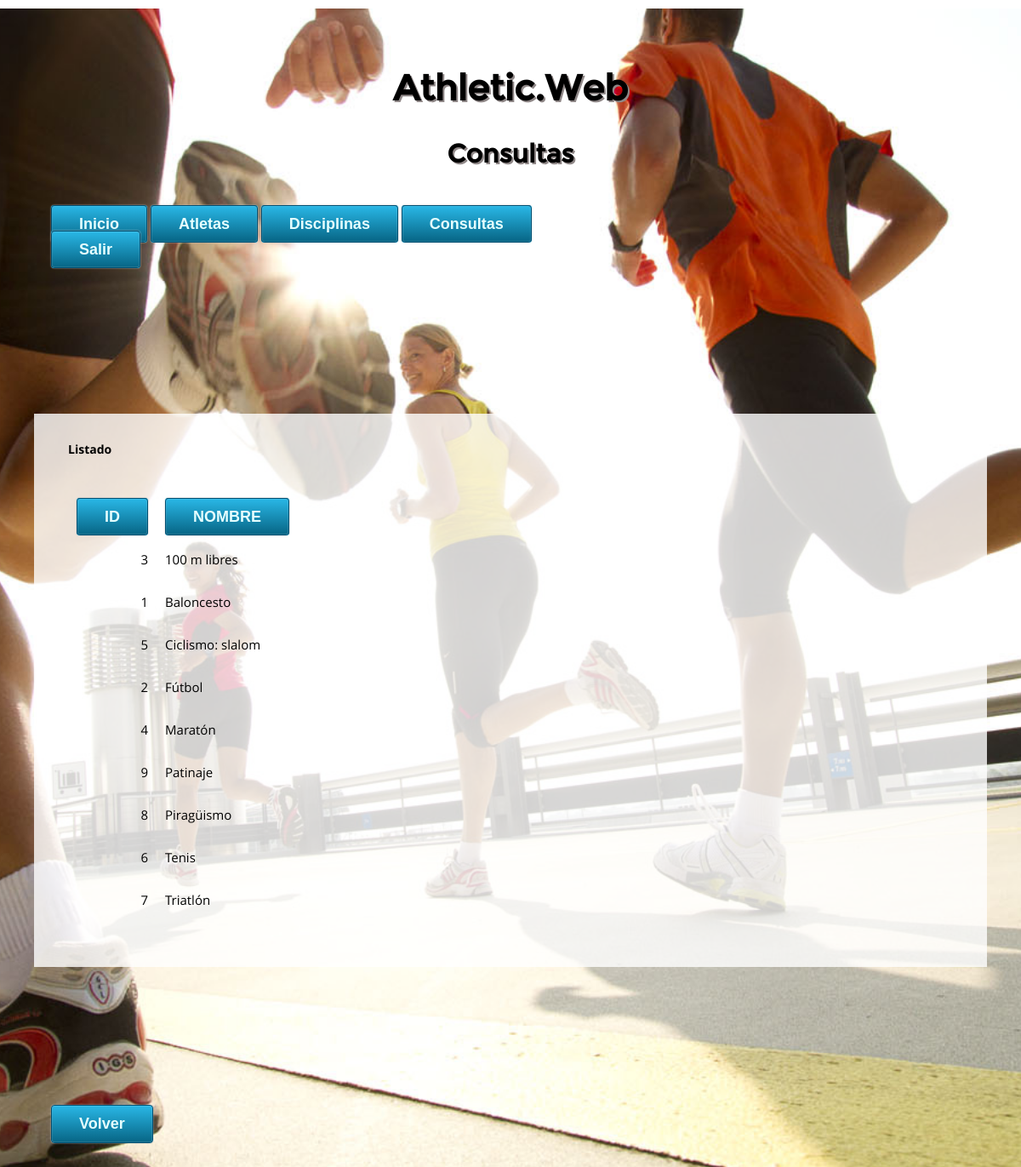
Page /ProcesoConsultaDISC.php on the committed database.
### tables this page shows
CREATE TABLE IF NOT EXISTS `disciplina` (
  `DiscipID` int(10) NOT NULL auto_increment,
  `DiscipNom` varchar(50) NOT NULL,
  PRIMARY KEY  (`DiscipID`)
);

### ProcesoConsultaDISC.php (the view, shortened to what this page needs)
<!DOCTYPE html>
<html>
<head>
  <link rel="stylesheet" href="EstiloAthletic.css" />
 </head>
 <body>
<div id="cabecera"><h1>Athletic.Web</h1>
<h2>Consultas</h2>
</div>
<?php
  include "menu.inc";
?>
<div id="contenido">
 <fieldset id="listado">
  <legend>Listado</legend>
    <table id="lst">
    <?php
        include "conexion.inc";
        if (isset($_GET["ORD"])) {
            $orden = $_GET["ORD"];
        } else {
            $orden = "DiscipNom";
        }
        $sql  = "SELECT DiscipID,DiscipNom ";
        $sql .= "FROM disciplina ";
        $sql .= "ORDER BY $orden ";
        $result = mysql_query($sql,$conex);
        echo "<tr>
              <th>
               <a href='ProcesoConsultaDISC.php?ORD=DiscipID&DISC=$disciplina' class='button'>ID</a>
              </th>
              <th>
               <a href='ProcesoConsultaDISC.php?ORD=DiscipNom&DISC=$disciplina' class='button'>NOMBRE</a>
              </th>";
        $fila = 1;
        while ($reg=mysql_fetch_array($result)) {
            $resto = $fila % 2;
            if ($resto==0) {
                echo "<tr class='par'>\n";
            } else {
                echo "<tr class='impar'>\n";
            }
            echo " <td style='text-align:right;'>$reg[DiscipID]</td>\n";
            echo " <td>".utf8_encode($reg["DiscipNom"])."</td>\n";
            echo "</tr>\n";
            $fila++;
        }
    ?>
    </table>
 </fieldset>
</div><br />
<div>
<input type="button" value="Volver"   onclick="FinConsulta();" class="button"/>
</div>
</body>
</html>

### EstiloAthletic.css (style rules this page uses)
html, body, div, h1, h2, fieldset, form, legend, table, tr, th, td { margin: 10px; padding: 10px; border: 0; outline: 0; font-size: 100%; vertical-align: baseline; background: transparent; }
table { border-collapse: collapse; border-spacing: 0; }
td { margin: 20px 0px 10px 0px; padding: 10px; }
body { font: 15px/30px opensans-regular, sans-serif; color: black; -webkit-font-smoothing: antialiased; -webkit-text-size-adjust: 100%; }
h1, h2, h3, h4, h5, h6 { color: black; font-family: montserrat-regular, sans-serif; text-align: center; text-shadow: 2px 2px #908888; }
h1 { font-size: 42px; line-height: 48px; margin-bottom: 12px; }
h2 { font-size: 30px; line-height: 42px; margin-bottom: 6px; }
.button { text-decoration:none; text-align:center; padding:11px 32px; border:solid 1px #004F72; -webkit-border-radius:4px; -moz-border-radius:4px; border-radius: 4px; font:18px Arial, Helvetica, sans-serif; font-weight:bold; color:#E5FFFF; background-color:#29b7e6; background-image: -moz-linear-gradient(top, #29b7e6 0%, #076585 100%); background-image: -webkit-linear-gradient(top, #29b7e6 0%, #076585 100%); background-image: -o-linear-gradient(top, #29b7e6 0%, #076585 100%); background-image: -ms-linear-gradient(top, #29b7e6 0% ,#076585 100%); filter: progid:DXImageTransform.Microsoft.gradient( startColorstr='#076585', endColorstr='#076585',GradientType=0 ); background-image: linear-gradient(top, #29b7e6 0% ,#076585 100%); -webkit-box-shadow:0px 0px 2px #bababa, inset 0px 0px 1px #ffffff; -moz-box-shadow: 0px 0px 2px #bababa, inset 0px 0px 1px #ffffff; box-shadow:0px 0px 2px #bababa, inset 0px 0px 1px #ffffff; opacity: 1.0; }
fieldset { margin-bottom: 24px; }
label, legend { font: 14px/24px opensans-bold, sans-serif; margin: 12px 0; color: black; display: block; }
#contenido { margin: 15% 0% 10% 0%; background-color: rgba(255,255,255,0.8); }
body { background-image: url("images/corredores.jpg"); background-repeat: no-repeat; background-position: center bottom; background-size: cover; }

### rows in the picture
disciplina: DiscipID "3", DiscipNom "100 m libres"
disciplina: DiscipID "1", DiscipNom "Baloncesto"
disciplina: DiscipID "5", DiscipNom "Ciclismo: slalom"
disciplina: DiscipID "2", DiscipNom "Fútbol"
disciplina: DiscipID "4", DiscipNom "Maratón"
disciplina: DiscipID "9", DiscipNom "Patinaje"
disciplina: DiscipID "8", DiscipNom "Piragüismo"
disciplina: DiscipID "6", DiscipNom "Tenis"
disciplina: DiscipID "7", DiscipNom "Triatlón"
